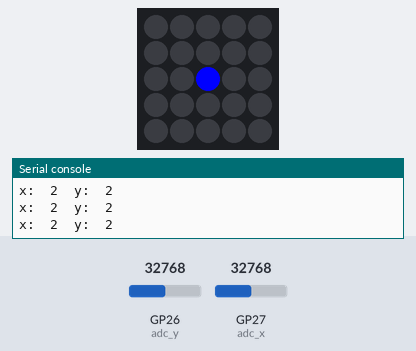
Bench run of a program on a simulated Raspberry Pi Pico running MicroPython. Parts: 5×5 RGB LED matrix, the last lines printed to the serial console. The inputs (shaded band) are chosen by the test bench; at power-on: GP26 (adc_y) = 32768, GP27 (adc_x) = 32768 (analog values on the 0–65535 scale). The 25 LEDs are laid out as on the BitDogLab board (LED 0 bottom right, every second row reversed).

Above: at 1.2 s.
1.3 s: GP26 (adc_y) set to 45874
At 1.8 s:
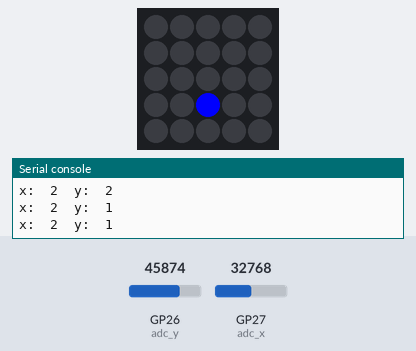
2.9 s: GP27 (adc_x) set to 45874
At 3.6 s:
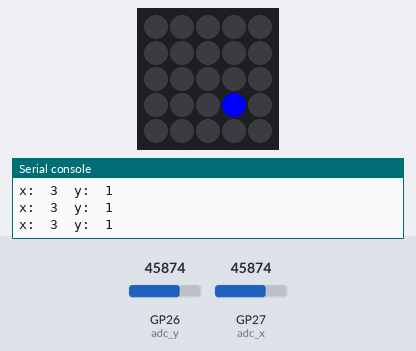
4.5 s: GP26 (adc_y) set to 57670
At 5.4 s:
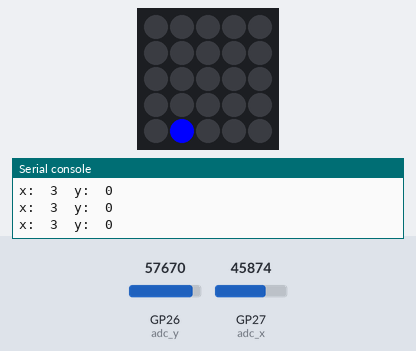
6.1 s: GP27 (adc_x) set to 57670
At 7.2 s:
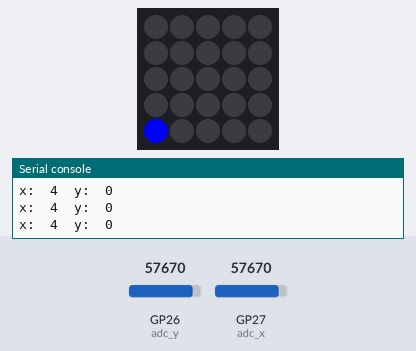
7.7 s: GP26 (adc_y) set to 32767
At 9.0 s:
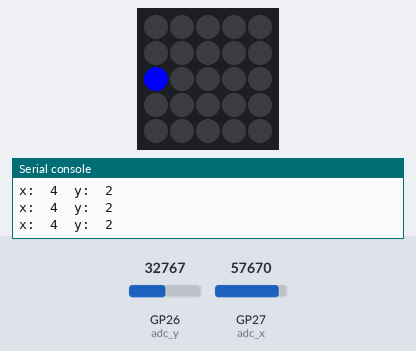
9.3 s: GP27 (adc_x) set to 19660
At 10.8 s:
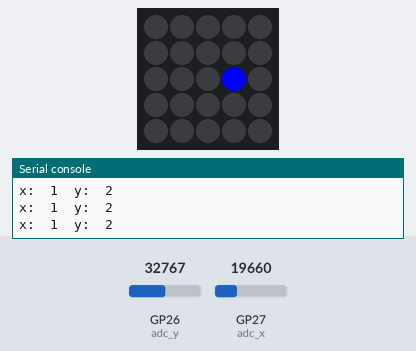
Timing chart, 0 to 11.9 s (numbered marks = the images above; inputs shaded):
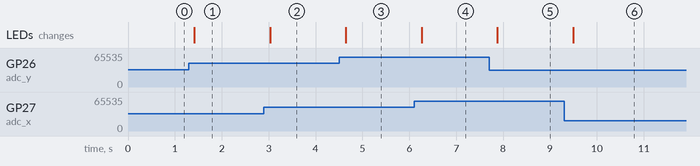

The program:

V2A_funcionando.py
```python
from machine import Pin, ADC
import neopixel
import time

# Inicializa o display
chain = neopixel.NeoPixel(Pin(7), 25)

# Inicializa o joystick
adc_x = ADC(Pin(27))
adc_y = ADC(Pin(26))

# Define a posição inicial (no centro do display)
x = 2
y = 2

# Define os valores mínimos e máximos dos conversores AD
adc_min = 300
adc_max = 65535

# Define as dimensões da matriz de LEDs
matrix_width = 5
matrix_height = 5

# Define a função de mapeamento para o eixo x
def map_adc_to_position_x(value, adc_min, adc_max, matrix_size):
    position = int((value - adc_min) / (adc_max - adc_min + 1) * matrix_size)
    return min(max(position, 0), matrix_size - 1)

# Define a função de mapeamento para o eixo y
def map_adc_to_position_y(value, adc_min, adc_max, matrix_size):
    position = int((value - adc_min) / (adc_max - adc_min + 1) * matrix_size)
    return matrix_size - 1 - min(max(position, 0), matrix_size - 1)

while True:
    # Lê a posição do joystick
    adc_value_x = adc_x.read_u16()
    adc_value_y = adc_y.read_u16()

    # Mapeia os valores dos conversores AD para as posições x e y
    x = map_adc_to_position_x(adc_value_x, adc_min, adc_max, matrix_width)
    y = map_adc_to_position_y(adc_value_y, adc_min, adc_max, matrix_height)

    # Limpa o display
    for i in range(25):
        chain[i] = (0, 0, 0)

    # Calcula o índice do LED na matriz unidimensional
    index = y * matrix_width + x

    # Acende o LED na nova posição com a cor azul
    chain[index] = (0, 0, 255)

    # Atualiza o display
    chain.write()

    # Imprime os valores de x e y lado a lado na saída serial
    print("x: ", x, " y: ", y)

    # Aguarda um pouco antes da próxima leitura
    time.sleep(0.2)
```

Measured:
- after the input at 1.3 s, the LEDs: change after 0.12 s (image 1)
- after the input at 2.9 s, the LEDs: change after 0.13 s (image 2)
- after the input at 4.5 s, the LEDs: change after 0.15 s (image 3)
- after the input at 6.1 s, the LEDs: change after 0.16 s (image 4)
- after the input at 7.7 s, the LEDs: change after 0.18 s (image 5)
- after the input at 9.3 s, the LEDs: change after 0.20 s (image 6)
